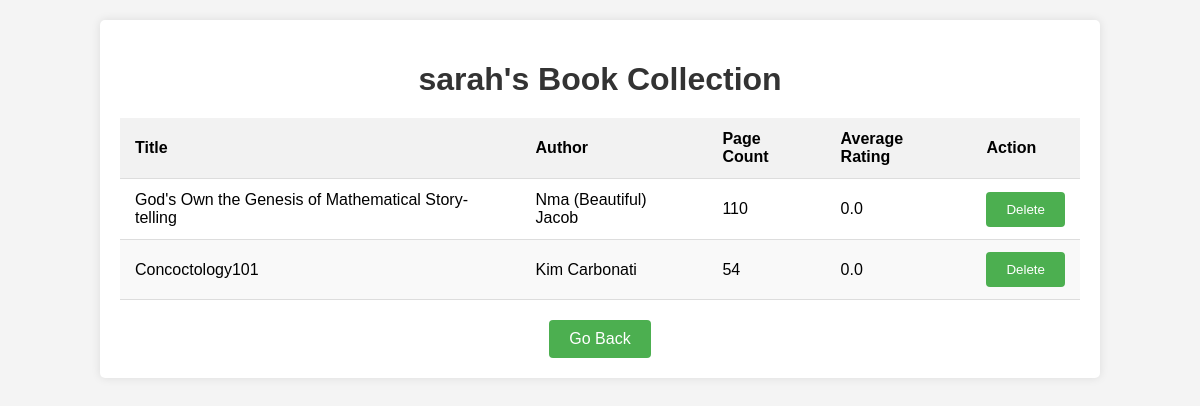
/user_books (signed in), run on the app's committed database.
### app.py (models this page shows)
class UserBook(db.Model):
    id = db.Column(db.Integer, primary_key=True)
    title = db.Column(db.String(200), nullable=False)
    author = db.Column(db.String(200), nullable=False)
    page_count = db.Column(db.Integer)
    average_rating = db.Column(db.REAL)
    user_id = db.Column(db.Integer, db.ForeignKey('user.id'), nullable=False)
    isbn = db.Column(db.String(20))

### app.py (the view)
@app.route('/user_books', methods=['GET', 'POST'])
def user_books():
    if 'logged_in' in session:
        user_id = session['username']
        if request.method == 'POST':
            isbn = request.form['isbn']
            existing_book = UserBook.query.filter_by(user_id=user_id, isbn=isbn).first()
            if existing_book:
                flash('Book already exists in your collection', 'error')
            else:
                book_data = fetch_book_details(isbn)
                if book_data:
                    new_book = UserBook(
                        title=book_data.get('title'),
                        author=book_data.get('author'),
                        page_count=book_data.get('page_count'),
                        average_rating=book_data.get('average_rating'),
                        user_id=user_id,
                        isbn=isbn
                    )
                    try:
                        db.session.add(new_book)
                        db.session.commit()
                        flash('Book added successfully', 'success')
                    except Exception as e:
                        print("Error adding book:", e)
                        flash('Error adding book', 'error')
                else:
                    flash('Book not found or invalid ISBN', 'error')
            return redirect(url_for('dashboard'))
        else:
            user_books = UserBook.query.filter_by(user_id=user_id).all()
            return render_template('user_books.html', user_name=user_id, books=user_books)
    else:
        return redirect(url_for('login'))

### templates/user_books.html (shortened to what this page needs)
<!DOCTYPE html>
<html lang="en">
<head>
</head>
<body>
    <div class="container">
        <h1>{{ user_name }}'s Book Collection</h1>
        <table>
            <thead>
                <tr>
                    <th>Title</th>
                    <th>Author</th>
                    <th>Page Count</th>
                    <th>Average Rating</th>
                    <th>Action</th>
                </tr>
            </thead>
            <tbody>
                {% for book in books %}
                    <tr>
                        <td>{{ book.title }}</td>
                        <td>{{ book.author }}</td>
                        <td>{{ book.page_count }}</td>
                        <td>{{ book.average_rating }}</td>
                        <td>
                            <form method="POST" action="{{ url_for('delete_book', book_id=book.id) }}">
                                <input type="submit" value="Delete" class="btn">
                            </form>
                        </td>
                    </tr>
                {% endfor %}
            </tbody>
        </table>
        <div class="back-btn">
            <a href="{{ url_for('dashboard') }}" class="btn">Go Back</a>
        </div>
    </div>
</body>
</html>

### templates/user_books.html (style rules this page uses)
body { font-family: Arial, sans-serif; margin: 0; padding: 0; background-color: #f4f4f4; }
.container { width: 80%; margin: 20px auto; background-color: #fff; padding: 20px; box-shadow: 0 0 10px rgba(0, 0, 0, 0.1); border-radius: 5px; }
h1 { text-align: center; margin-bottom: 20px; color: #333; }
table { width: 100%; border-collapse: collapse; }
th, td { padding: 12px 15px; text-align: left; border-bottom: 1px solid #ddd; }
th { background-color: #f2f2f2; }
tr:nth-child(even) { background-color: #f9f9f9; }
.btn { padding: 10px 20px; background-color: #4CAF50; color: white; border: none; border-radius: 4px; cursor: pointer; text-decoration: none; display: inline-block; }
.back-btn { text-align: center; margin-top: 20px; }

### data on the page
UserBook: title "God's Own the Genesis of Mathematical Story-telling", author "Nma (Beautiful) Jacob", page_count "110", average_rating "0.0"
UserBook: title "Concoctology101", author "Kim Carbonati", page_count "54", average_rating "0.0"

### other printed values
{{ user_name }} "sarah"
